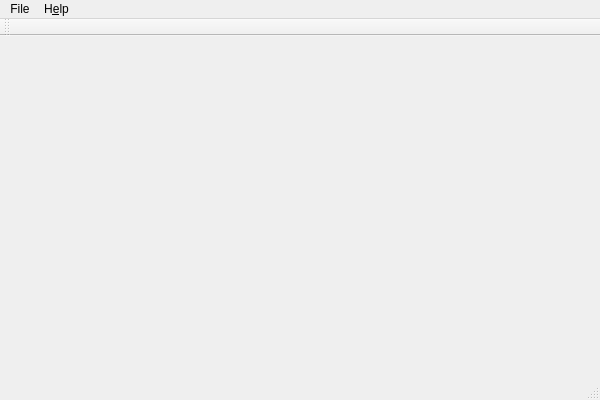
<?xml version="1.0" encoding="UTF-8"?>
<ui version="4.0">
 <class>HL7ReviewerClass</class>
 <widget class="QMainWindow" name="HL7ReviewerClass">
  <property name="geometry">
   <rect>
    <x>0</x>
    <y>0</y>
    <width>600</width>
    <height>400</height>
   </rect>
  </property>
  <property name="windowTitle">
   <string>HL7Reviewer</string>
  </property>
  <widget class="QWidget" name="centralWidget"/>
  <widget class="QMenuBar" name="menuBar">
   <property name="geometry">
    <rect>
     <x>0</x>
     <y>0</y>
     <width>600</width>
     <height>23</height>
    </rect>
   </property>
   <widget class="QMenu" name="menuFile">
    <property name="title">
     <string>File</string>
    </property>
    <addaction name="actionOpenDatabaseDir"/>
    <addaction name="actionOpenHL7LogDir"/>
    <addaction name="actionOpenCISLog"/>
    <addaction name="separator"/>
    <addaction name="actionQuit"/>
   </widget>
   <widget class="QMenu" name="menuH_elp">
    <property name="title">
     <string>H&amp;elp</string>
    </property>
    <addaction name="actionAbout"/>
   </widget>
   <addaction name="menuFile"/>
   <addaction name="menuH_elp"/>
  </widget>
  <widget class="QToolBar" name="mainToolBar">
   <attribute name="toolBarArea">
    <enum>TopToolBarArea</enum>
   </attribute>
   <attribute name="toolBarBreak">
    <bool>false</bool>
   </attribute>
  </widget>
  <widget class="QStatusBar" name="statusBar"/>
  <action name="actionOpenDatabaseDir">
   <property name="icon">
    <iconset resource="hl7reviewer.qrc">
     <normaloff>:/HL7Reviewer/view_database.png</normaloff>:/HL7Reviewer/view_database.png</iconset>
   </property>
   <property name="text">
    <string>OpenDatabaseDir</string>
   </property>
  </action>
  <action name="actionQuit">
   <property name="text">
    <string>Q&amp;uit</string>
   </property>
  </action>
  <action name="actionAbout">
   <property name="icon">
    <iconset resource="hl7reviewer.qrc">
     <normaloff>:/HL7Reviewer/info.png</normaloff>:/HL7Reviewer/info.png</iconset>
   </property>
   <property name="text">
    <string>About</string>
   </property>
  </action>
  <action name="actionOpenHL7LogDir">
   <property name="icon">
    <iconset resource="hl7reviewer.qrc">
     <normaloff>:/HL7Reviewer/lock_dir.png</normaloff>:/HL7Reviewer/lock_dir.png</iconset>
   </property>
   <property name="text">
    <string>OpenHL7LogDir</string>
   </property>
  </action>
  <action name="actionOpenCISLog">
   <property name="icon">
    <iconset resource="hl7reviewer.qrc">
     <normaloff>:/HL7Reviewer/cis_log.png</normaloff>:/HL7Reviewer/cis_log.png</iconset>
   </property>
   <property name="text">
    <string>OpenCISLog</string>
   </property>
  </action>
 </widget>
 <layoutdefault spacing="6" margin="11"/>
 <resources>
  <include location="hl7reviewer.qrc"/>
 </resources>
 <connections/>
</ui>
